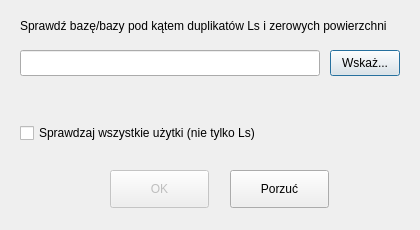
<?xml version="1.0" encoding="UTF-8"?>
<ui version="4.0">
 <class>Dialog</class>
 <widget class="QDialog" name="Dialog">
  <property name="geometry">
   <rect>
    <x>0</x>
    <y>0</y>
    <width>420</width>
    <height>230</height>
   </rect>
  </property>
  <property name="windowTitle">
   <string>Kontrola Ls w bazie</string>
  </property>
  <widget class="QLabel" name="label">
   <property name="geometry">
    <rect>
     <x>20</x>
     <y>15</y>
     <width>380</width>
     <height>22</height>
    </rect>
   </property>
   <property name="text">
    <string>Sprawdź bazę/bazy pod kątem duplikatów Ls i zerowych powierzchni</string>
   </property>
  </widget>
  <widget class="QLineEdit" name="lineEdit_bazy">
   <property name="geometry">
    <rect>
     <x>20</x>
     <y>50</y>
     <width>300</width>
     <height>26</height>
    </rect>
   </property>
   <property name="readOnly">
    <bool>true</bool>
   </property>
  </widget>
  <widget class="QPushButton" name="pushButton_bazy">
   <property name="geometry">
    <rect>
     <x>330</x>
     <y>50</y>
     <width>70</width>
     <height>26</height>
    </rect>
   </property>
   <property name="text">
    <string>Wskaż...</string>
   </property>
  </widget>
  <widget class="QLabel" name="label_bazy">
   <property name="geometry">
    <rect>
     <x>20</x>
     <y>85</y>
     <width>380</width>
     <height>22</height>
    </rect>
   </property>
   <property name="text">
    <string/>
   </property>
  </widget>
  <widget class="QCheckBox" name="checkBox_wszystkie">
   <property name="geometry">
    <rect>
     <x>20</x>
     <y>120</y>
     <width>380</width>
     <height>26</height>
    </rect>
   </property>
   <property name="text">
    <string>Sprawdzaj wszystkie użytki (nie tylko Ls)</string>
   </property>
  </widget>
  <widget class="QPushButton" name="pushButton_ok">
   <property name="geometry">
    <rect>
     <x>110</x>
     <y>170</y>
     <width>99</width>
     <height>38</height>
    </rect>
   </property>
   <property name="enabled">
    <bool>false</bool>
   </property>
   <property name="text">
    <string>OK</string>
   </property>
  </widget>
  <widget class="QPushButton" name="pushButton_porzuc">
   <property name="geometry">
    <rect>
     <x>230</x>
     <y>170</y>
     <width>99</width>
     <height>38</height>
    </rect>
   </property>
   <property name="text">
    <string>Porzuć</string>
   </property>
  </widget>
 </widget>
 <resources/>
 <connections/>
</ui>
